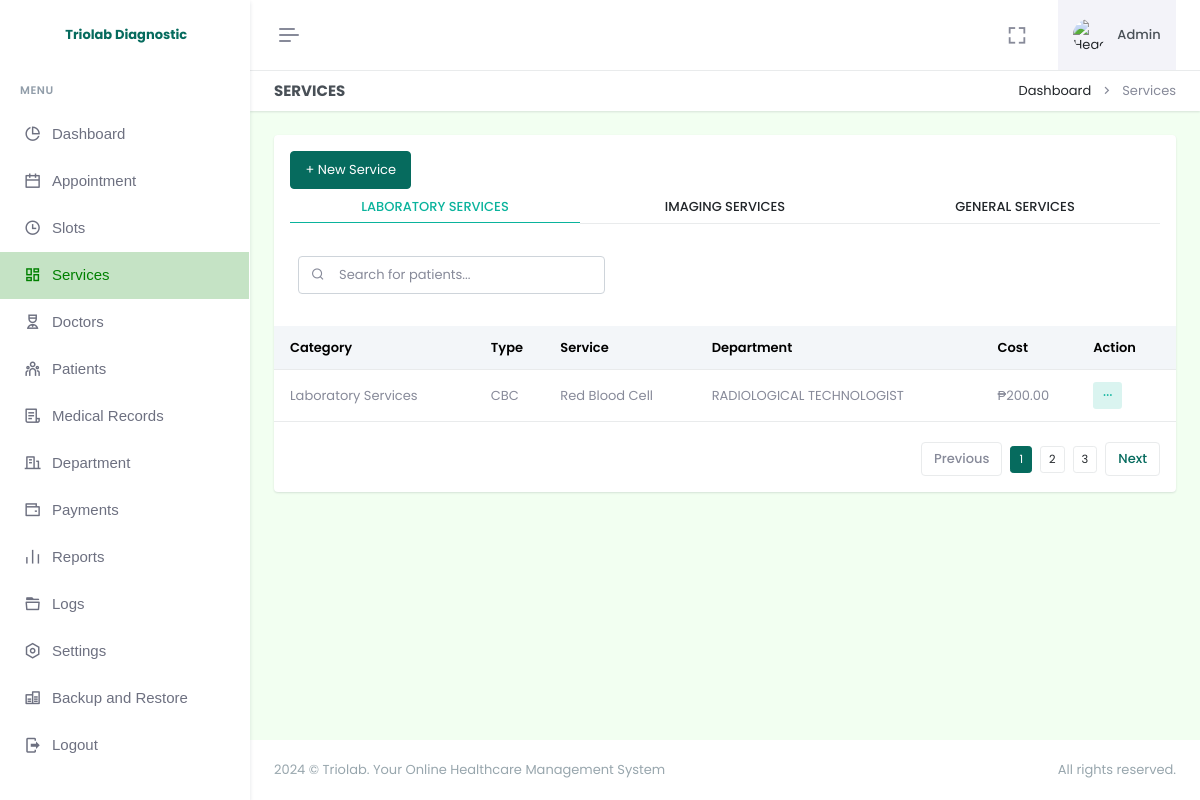
The page /admin/services.php (signed in) on the database its author committed.
### tables this page shows
CREATE TABLE `services` (
  `id` int(11) NOT NULL AUTO_INCREMENT,
  `category` varchar(255) NOT NULL,
  `type` varchar(255) NOT NULL,
  `service` varchar(255) NOT NULL,
  `department_id` int(255) NOT NULL,
  `cost` varchar(255) NOT NULL,
  `date_added` timestamp NOT NULL DEFAULT current_timestamp(),
  `is_archive` tinyint(4) NOT NULL DEFAULT 0,
  PRIMARY KEY (`id`)
);

CREATE TABLE `departments` (
  `id` int(255) NOT NULL AUTO_INCREMENT,
  `name` varchar(255) NOT NULL,
  `date_added` date NOT NULL DEFAULT current_timestamp(),
  `is_archive` tinyint(4) NOT NULL DEFAULT 0,
  PRIMARY KEY (`id`)
);

### admin/services.php (the view, shortened to what this page needs)
<!doctype html>
<html lang="en" data-layout="vertical" data-topbar="light" data-sidebar="light" data-sidebar-size="lg" data-sidebar-image="none" data-preloader="disable" data-theme="default" data-theme-colors="green">
<head>
    <link rel="stylesheet" href="https://cdn.jsdelivr.net/npm/flatpickr/dist/flatpickr.min.css">
    <link href="assets/css/bootstrap.min.css" rel="stylesheet" type="text/css" />
    <link href="assets/css/icons.min.css" rel="stylesheet" type="text/css" />
    <link href="assets/css/app.min.css" rel="stylesheet" type="text/css" />
    <link href="assets/css/custom.min.css" rel="stylesheet" type="text/css" />
    <link rel="stylesheet" href="assets/css/sweetalert.css">
</head>
<body style="background-color: #F2FFF1">
    <div id="layout-wrapper">
        <?php require "header.php"; ?>
        <?php require "sidebar.php" ?>
        <div class="main-content">
            <div class="page-content">
                <div class="container-fluid">
                    <div class="row">
                        <div class="col-12">
                            <div class="page-title-box d-sm-flex align-items-center justify-content-between bg-galaxy-transparent">
                                <h4 class="mb-sm-0">Services</h4>
                                <div class="page-title-right">
                                    <ol class="breadcrumb m-0">
                                        <li class="breadcrumb-item"><a href="index.php">Dashboard</a></li>
                                        <li class="breadcrumb-item active">Services</li>
                                    </ol>
                                </div>
                            </div>
                        </div>
                    </div>
                    <div class="row">
                        <div class="col-12">
                            <div class="card">
                                <div class="card-body">
                                    <button type="button" class="btn btn-primary" data-bs-toggle="modal" data-bs-target="#addService">+ New Service</button>
                                    <ul class="nav nav-tabs nav-tabs-custom nav-success nav-justified mb-3" role="tablist">
                                        <li class="nav-item">
                                            <a class="nav-link active" data-bs-toggle="tab" href="#laboratory" role="tab">
                                                LABORATORY SERVICES
                                            </a>
                                        </li>
                                        <li class="nav-item">
                                            <a class="nav-link" data-bs-toggle="tab" href="#imaging" role="tab">
                                                IMAGING SERVICES
                                            </a>
                                        </li>
                                        <li class="nav-item">
                                            <a class="nav-link" data-bs-toggle="tab" href="#general" role="tab">
                                                GENERAL SERVICES
                                            </a>
                                        </li>
                                    </ul>
                                    <div class="tab-content text-muted">
                                        <div class="tab-pane active" id="laboratory" role="tabpanel">
                                            <div class="d-flex align-items-center gap-3">
                                                <div class="d-flex justify-content-sm-start">
                                                    <div class="search-box ms-2 mt-3 mb-3">
                                                        <input type="text" id="searchInput" class="form-control" placeholder="Search for patients..." onkeyup="searchTable()">
                                                        <i class="ri-search-line search-icon"></i>
                                                    </div>
                                                </div>
                                            </div>
                                            <div class="listjs-table" id="customerList">
                                                <div class="table-responsive table-card mt-3 mb-1">
                                                    <table class="table align-middle table-nowrap" id="customerTable">
                                                        <thead class="table-light">
                                                            <tr>
                                                                <th>Category</th>
                                                                <th>Type</th>
                                                                <th>Service</th>
                                                                <th>Department</th>
                                                                <th>Cost</th>
                                                                <th>Action</th>
                                                            </tr>
                                                        </thead>
                                                        <tbody class="list">
                                                            <?php
                                                            $selectlaboratory = $pdo->query("
    SELECT s.*, d.name AS department_name
    FROM services s
    LEFT JOIN departments d ON s.department_id = d.id
    WHERE s.category = 'Laboratory Services' AND s.is_archive = 0
    ORDER BY s.service ASC
");
                                                            if ($selectlaboratory->rowCount() > 0) {
                                                                while ($row = $selectlaboratory->fetch(PDO::FETCH_ASSOC)) {
                                                            ?>
                                                                    <tr>
                                                                        <td><?= $row['category']; ?></td>
                                                                        <td><?= $row['type']; ?></td>
                                                                        <td><?= $row['service']; ?></td>
                                                                        <td><?= htmlspecialchars($row['department_name'] ?? 'N/A'); ?></td>
                                                                        <td>₱<?= number_format($row['cost'], 2); ?></td>
                                                                        <td>
                                                                            <div class="dropdown d-inline-block">
                                                                                <button class="btn btn-soft-success btn-sm dropdown" type="button" data-bs-toggle="dropdown" aria-expanded="false">
                                                                                    <i class="ri-more-fill align-middle"></i>
                                                                                </button>
                                                                            </div>
                                                                        </td>
                                                                    </tr>
                                                                <?php
                                                                }
                                                            }
                                                            ?>
                                                        </tbody>
                                                    </table>
                                                </div>
                                                <div class="d-flex justify-content-end">
                                                    <div class="pagination-wrap hstack gap-2" style="display: flex;">
                                                        <a class="page-item pagination-prev disabled" href="javascript:void(0);">
                                                            Previous
                                                        </a>
                                                        <ul class="pagination listjs-pagination mb-0">
                                                            <li clas="active"><a class="btn btn-primary btn-sm" href="#">1</a></li>
                                                            <li clas=""><a class="btn btn-sm" style="border: 1px solid #e9ebec;" href="#">2</a></li>
                                                            <li clas=""><a class="btn btn-sm" style="border: 1px solid #e9ebec;" href="#">3</a></li>
                                                        </ul>
                                                        <a class="page-item pagination-next" href="javascript:void(0);">
                                                            Next
                                                        </a>
                                                    </div>
                                                </div>
                                            </div>
                                        </div>
                                    </div>
                                </div>
                            </div>
                        </div>
                    </div>
                </div>
            </div>
            <?php require "footer.php"; ?>
        </div>
    </div>
</body>
</html>

### rows shown on the page
services: category "Laboratory Services", type "CBC", service "Red Blood Cell", department.name "RADIOLOGICAL TECHNOLOGIST", cost "200.00"
